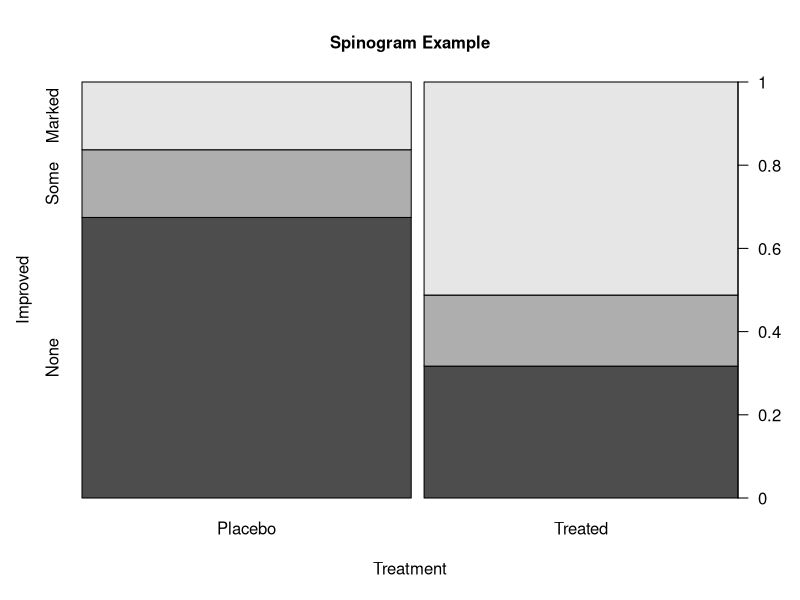
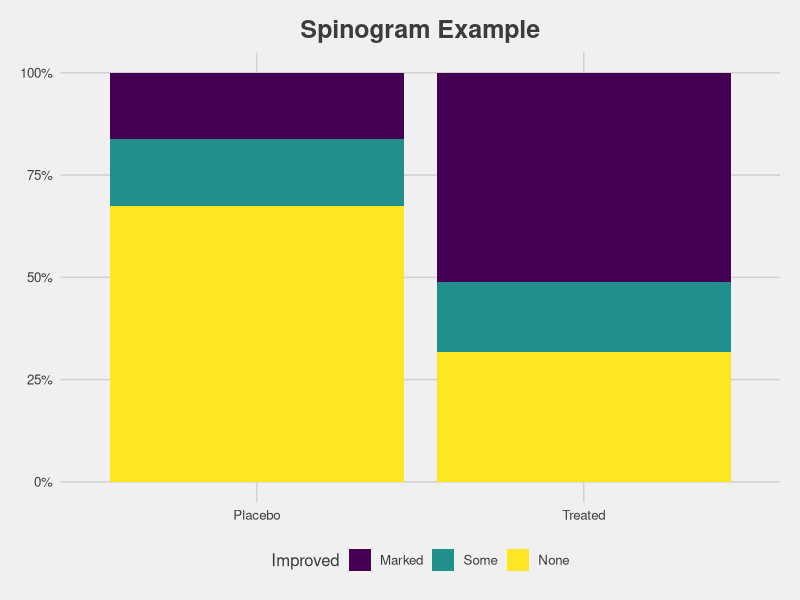

Source code (R) for these figures, in order:
library(vcd)

attach(Arthritis)
counts <- table(Treatment, Improved)
spine(counts, main = "Spinogram Example")
detach(Arthritis)

# ggplot
library(ggplot2)
library(data.table)
library(ggthemes)

theme_set(theme_fivethirtyeight())

# Spinogram needs 
data <- as.data.table(Arthritis)

# summarize the data pre-plot
data.summary <- data[, .(Count = .N), by = list(Treatment, Improved)][,
	Pct := Count / sum(Count), by = list(Treatment)]

# re-order the factors for stacking display
data.summary$Improved <- factor(data.summary$Improved, levels = rev(levels(data.summary$Improved)))

# final result
ggplot(data.summary, aes(x = Treatment, y = Pct, fill = Improved)) +
	geom_bar(stat = "identity") +
	scale_y_continuous(labels = scales::percent) +
	labs(title = "Spinogram Example") +
	theme(plot.title = element_text(hjust = 0.5))
